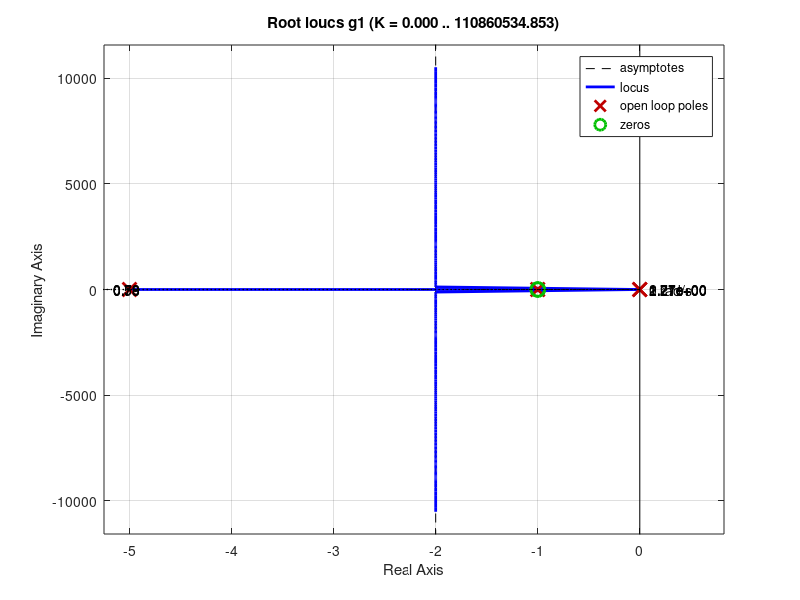
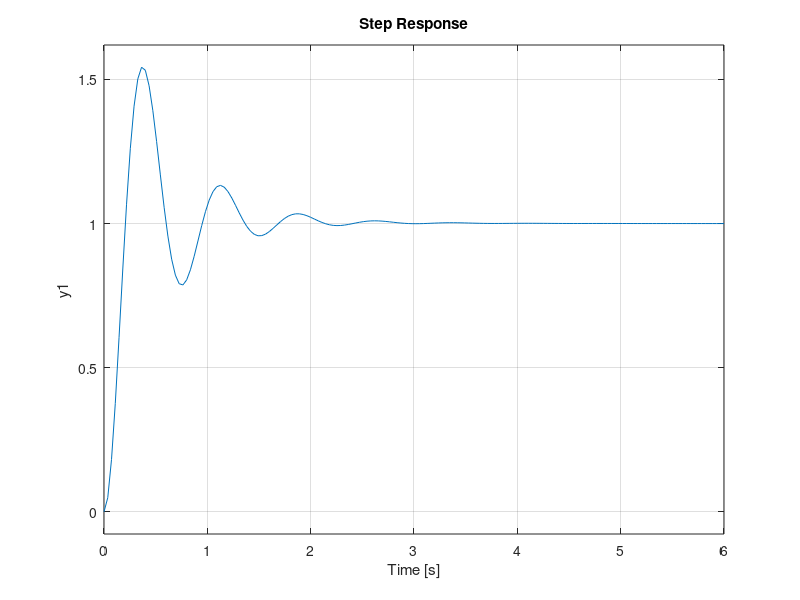

Here is the MATLAB script that generated these plots, in order:
clc
clear
close
s=tf('s');
g=1/(s*(s+1)*(s+5));
gc=(s+1)^2/s;
g1=g*gc;
rlocus(g1)
sgrid([0.58844 0.7798],[2.266 1.709])
figure(2)
k=78
a=1
g2=k*(s+a)^2/((s^2)*(s+5)*(s+1))
step(feedback(g2,1))
